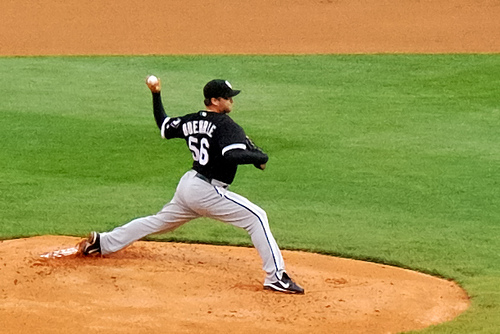
#> input picture pasted-image.png, 500 x 334 px
$ python CircularPhotoGenerator.py pasted-image.png
#> lines starting #> are read from the running program, lines starting #| are printed output that depends on the picture; after the words box and inside, x2 and y2 are one past the last pixel; in counts of white or black regions, pixels touching at a corner belong together
#> further down, img is the input picture: PIL image 500x334 RGB; mean R, G, B 160.2, 150.3, 76.9

from __future__ import print_function
__author__ = 'dustinschie'
from PIL import Image, ImageOps, ImageDraw
import os, sys


def center_square_cropped_image(image):
    width, height = img.size
#> width = 500; height = 334
    length = min(width, height)
#> length = 334
    size = (length, length)
#> size = (334, 334)
    return ImageOps.fit(image=image, size=size)
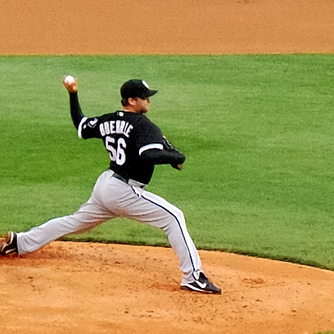
#> returned value: PIL image 334x334 RGB; mean R, G, B 162.3, 149, 80


def save_image(image, original_image_name):
    split_name = original_image_name.split(".")
    new_name = split_name[0] + "Circle.png"
    image.save(new_name)


def circle_corners(image):
        w, h = image.size
#> w = 334; h = 334
        rad = min(w, h)
#> rad = 334
        rad /= 2.0
#> rad = 167
        rad = round(rad)
        circle = Image.new('L', (rad * 2, rad * 2), 0)
#> circle: PIL image 334x334 L; every value is 0
        draw = ImageDraw.Draw(circle)
        draw.ellipse((0, 0, rad * 2, rad * 2), fill=255)
        alpha = Image.new('L', image.size, "White")
#> alpha: PIL image 334x334 L; every value is 255
        alpha.paste(circle.crop((0, 0, rad, rad)), (0, 0))
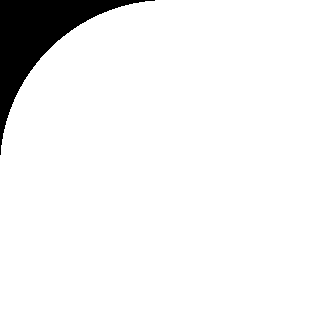
#> alpha: PIL image 334x334 L; 94.6% white; 1 black region, box (x1, y1, x2, y2) and area: (0, 0, 155, 155) 6031
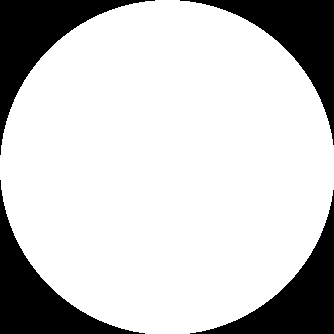
#> circle: PIL image 334x334 L; 78.9% white; 4 black regions, box (x1, y1, x2, y2) and area: (0, 0, 155, 155) 6031, (180, 0, 334, 145) 5876, (0, 180, 145, 334) 5876, (190, 190, 334, 334) 5722
        alpha.paste(circle.crop((0, rad, rad, rad * 2)), (0, h - rad))
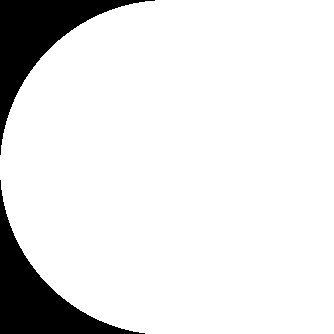
#> alpha: PIL image 334x334 L; 89.3% white; 2 black regions, box (x1, y1, x2, y2) and area: (0, 0, 155, 155) 6031, (0, 180, 145, 334) 5876
        alpha.paste(circle.crop((rad, 0, rad * 2, rad)), (w - rad, 0))
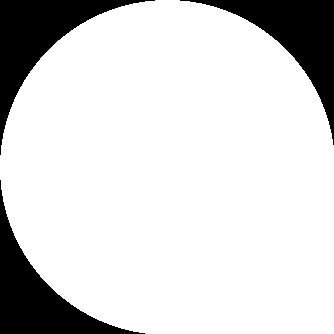
#> alpha: PIL image 334x334 L; 84.1% white; 3 black regions, box (x1, y1, x2, y2) and area: (0, 0, 155, 155) 6031, (180, 0, 334, 145) 5876, (0, 180, 145, 334) 5876
        alpha.paste(circle.crop((rad, rad, rad * 2, rad * 2)), (w - rad, h - rad))
        image.putalpha(alpha)
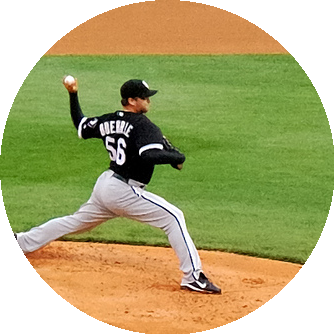
#> image: PIL image 334x334 RGBA; mean R, G, B, A 162.3, 149, 80, 201.3; transparent parts drawn white

        outline_draw = ImageDraw.Draw(image)
        outline_draw.ellipse((0, 0, rad * 2, rad * 2), outline="black")

        return image

if __name__ == "__main__":
    for infile in sys.argv[1:]:
        f, e = os.path.splitext(infile)
        orig_name = infile
        img = Image.open(orig_name)
        centered_image = center_square_cropped_image(img)
        circle_image = circle_corners(centered_image)
        save_image(circle_image, f + ".png")
